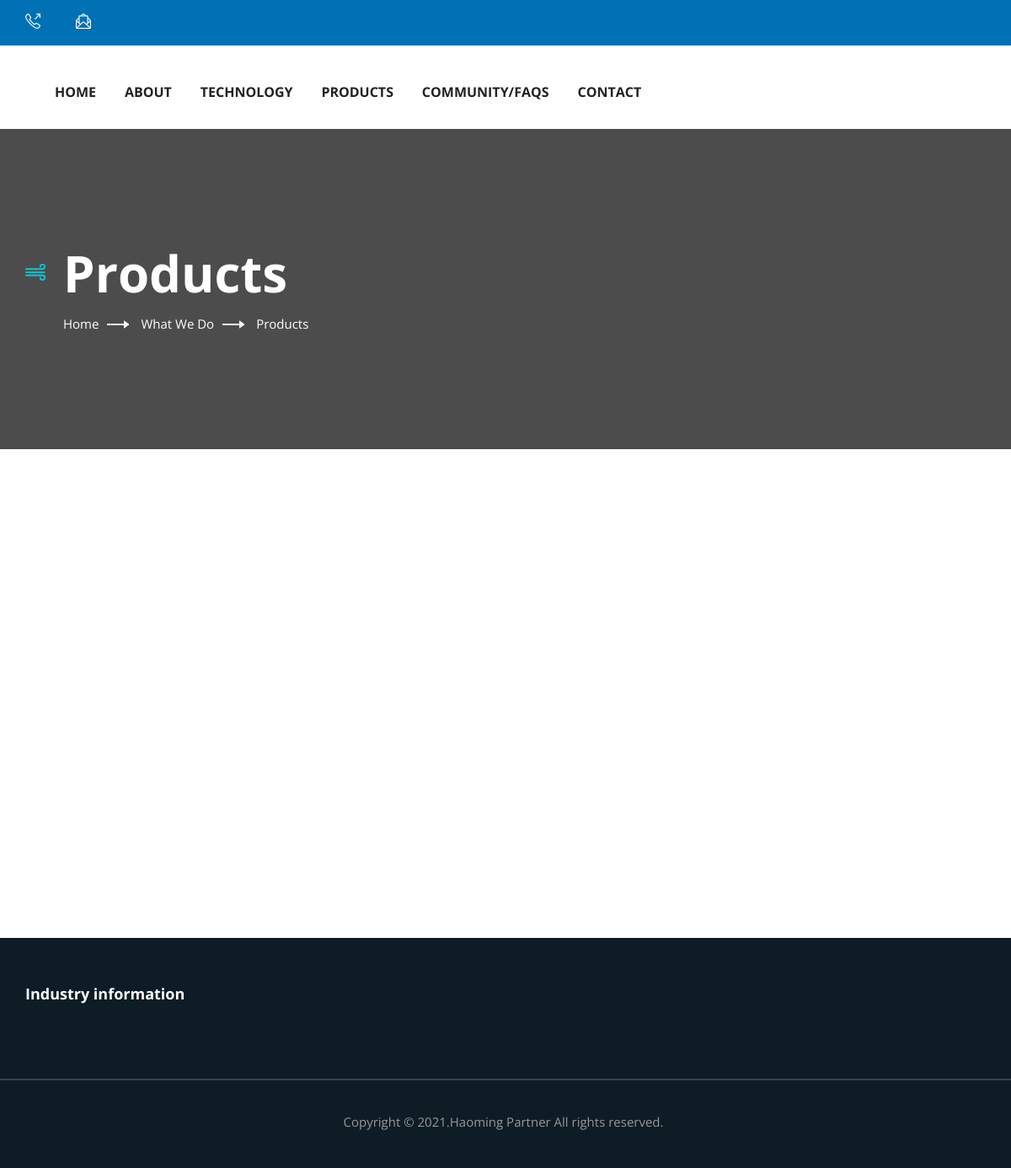
Before: /products/ with the older database file.
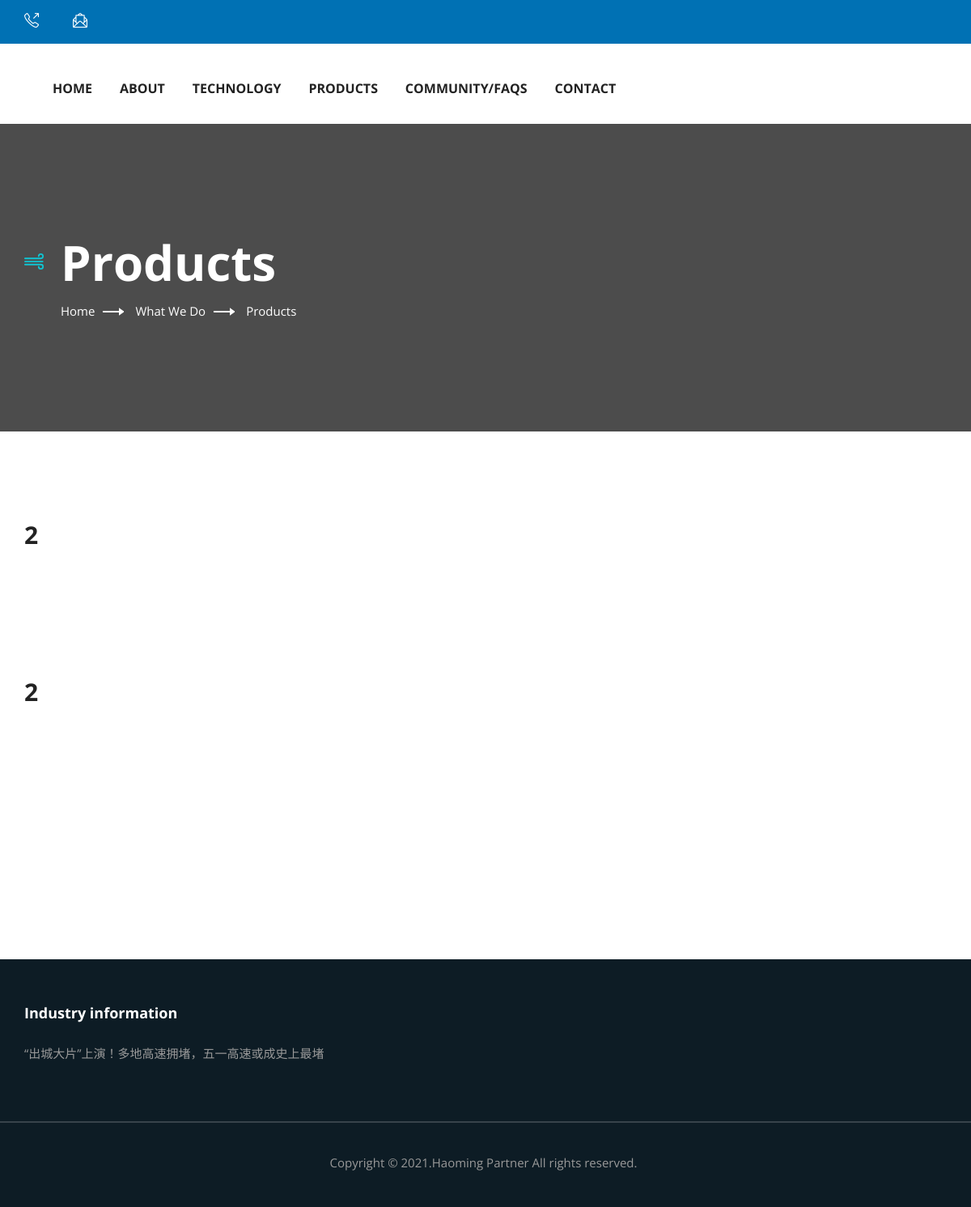
After: the same page with the newer database file.
### web/models.py (models this page shows, shortened)
class ProductsPage(models.Model):
    text1 = models.CharField("文本1", max_length=30)
    img1 = ProcessedImageField(
        upload_to='Image/product',
        processors=[ResizeToFill(550, 350)],
        format='JPEG',
        options={'quality': 90},
        verbose_name="图片1"
    )
    img2 = ProcessedImageField(
        upload_to='Image/product',
        processors=[ResizeToFill(550, 350)],
        format='JPEG',
        options={'quality': 90},
        verbose_name="图片2"
    )
    img3 = ProcessedImageField(
        upload_to='Image/product',
        processors=[ResizeToFill(550, 350)],
        format='JPEG',
        options={'quality': 90},
        verbose_name="图片3"
    )
    img4 = ProcessedImageField(
        upload_to='Image/product',
        processors=[ResizeToFill(550, 350)],
        format='JPEG',
        options={'quality': 90},
        verbose_name="图片4"
    )
    text2 = models.CharField("文本1", max_length=30)
    img5 = ProcessedImageField(
        upload_to='Image/product',
        processors=[ResizeToFill(550, 350)],
        format='JPEG',
        options={'quality': 90},
        verbose_name="图片1"
    )
    img6 = ProcessedImageField(
        upload_to='Image/product',
        processors=[ResizeToFill(550, 350)],
        format='JPEG',
        options={'quality': 90},
        verbose_name="图片2"
    )
    img7 = ProcessedImageField(
        upload_to='Image/product',
        processors=[ResizeToFill(550, 350)],
        format='JPEG',
        options={'quality': 90},
        verbose_name="图片3"
    )
    img8 = ProcessedImageField(
        upload_to='Image/product',
        processors=[ResizeToFill(550, 350)],
        format='JPEG',
        options={'quality': 90},
        verbose_name="图片4"
    )
    class Meta:
        verbose_name = 'products'
        verbose_name_plural = 'products'

class Blog(models.Model):
    title = models.CharField("标题", max_length=100, unique=False)
    files = models.FileField(upload_to="File")
    introduction = models.CharField("简介", max_length=300)
    add_date = models.DateTimeField('保存日期', default=timezone.now)
    mod_date = models.DateTimeField('最后修改日期', auto_now=True)
    def __str__(self):
        return self.title
    class Meta:
        verbose_name = 'COMMUNITY/FAQS'
        verbose_name_plural = 'COMMUNITY/FAQS'

### web/views.py (the view)
# urls.py: path('products/', views.products, name='about'),
def products(request):
    data = ProductsPage.objects.first()
    return render(request, 'products.html', {"data": data})

### web/models.py (called while the page is built)
    def __str__(self):
        return self.SettingName

### web/templatetags/index_tags.py (called while the page is built)
@register.simple_tag
def get_news4_tag():
    news4 = Blog.objects.order_by('-id')[:list_count]
    print("news4", news4)
    return news4

@register.simple_tag
def get_settings():
    print(settings.WEBSETTING_INDEX)
    set = WebSetting.objects.filter(id=settings.WEBSETTING_INDEX).first()
    print(set)
    return set

### web/templates/products.html (shortened to what this page needs)
{% extends "base.html" %}
{% load static %}
{% block content %}
<section id="breadcrumb" class="breadcrumb-section position-relative" data-background="{% static 'assets/img/background/bcbg.jpg' %}">
    <div class="background_overlay"></div>
    <div class="container">
        <div class="breadcrumb-content headline">
            <h2 class="breadcrumb-title">Products</h2>
            <div class="breadcrumb_item ul-li">
                <ul class="breadcrumb">
                    <li class="breadcrumb-item"><a href="#">Home</a></li>
                    <li class="breadcrumb-item"><a href="#">What We Do</a></li>
                    <li class="breadcrumb-item active">Products</li>
                </ul>
            </div>
        </div>
    </div>
</section>
<section id="service-details" class="service-details-section">
    <div class="container">
        <div class="row">
            <div class="col-lg-12 col-md-12">
                <div class="service-single-content">
                    <h4>{{ data.text1 }}</h4>
                    <div class="row">
                        <div class="col-md-6">
                        </div>
                        <div class="col-md-6">
                        </div>
                        <br/>
                    </div>
                    <br/>
                    <div class="row">
                        <div class="col-md-6">
                        </div>
                        <div class="col-md-6">
                        </div>
                    </div>
                    <br/><br/>
                    <h4>{{ data.text2 }}</h4>
                    <div class="row">
                        <div class="col-md-6">
                        </div>
                        <div class="col-md-6">
                        </div>
                    </div>
                    <br/>
                    <div class="row">
                        <div class="col-md-6">
                        </div>
                        <div class="col-md-6">
                        </div>
                    </div>
                </div>
            </div>
        </div>
    </div>
</section>
{% endblock content %}

### web/templates/base.html (shortened to what this page needs)
{% load static %}
{% load index_tags %}
{% get_news4_tag as news4 %}
{% get_settings as settings %}
<!DOCTYPE html>
<html lang="en">
<head>
    <link rel="stylesheet" href="{% static 'assets/css/owl.carousel.css' %}">
    <link rel="stylesheet" href="{% static 'assets/css/fontawesome-all.css' %}">
    <link rel="stylesheet" href="{% static 'assets/css/simple-line-icons.css' %}">
    <link rel="stylesheet" href="{% static 'assets/css/animate.css' %}">
    <link rel="stylesheet" href="{% static 'assets/css/flaticon.css' %}">
    <link rel="stylesheet" href="{% static 'assets/css/bootstrap.min.css' %}">
    <link rel="stylesheet" href="{% static 'assets/css/video.min.css' %}">
    <link rel="stylesheet" href="{% static 'assets/css/lightbox.css' %}">
    <link rel="stylesheet" href="{% static 'assets/css/style.css' %}">
</head>
<body>
<header id="header_id" class="main_header header_style_one">
    <div class="header_top">
        <div class="container">
            <div class="row">
                <div class="col-md-6">
                    <div class="header_top_contact ul-li clearfix">
                        <ul>
                            <li><i class="icon-call-out"></i>{{ settings.phone }}</li>
                            <li><i class="icon-envelope-letter"></i>
                            </li>
                        </ul>
                    </div>
                </div>
            </div>
        </div>
    </div>
    <div class="site-main-menu clearfix">
        <div class="container">
            <nav class="main_navigation desktop-menu ul-li">
                <ul id="main-nav" class="navbar-nav text-uppercase clearfix">
                    <li><a href="/">Home</a></li>
                    <li><a href="/about/">About</a></li>
                    <li><a href="/technology/">Technology</a></li>
                    <li><a href="/products/">Products</a></li>
                    <li><a href="/news/">COMMUNITY/FAQS</a></li>
                    <li><a href="/contact/">Contact</a></li>
                </ul>
            </nav>
        </div>
    </div>
</header>
{% block content %}
{% endblock content %}
<footer id="footer-id" class="footer-section">
    <div class="footer-content">
        <div class="container">
            <br/><br/>
            <div class="footer-widget-area">
                <div class="row">
                    <div class="col-lg-6 col-md-6">
                        <div class="footer-widget-item pera-content">
                            <div class="footer-menu-widget ul-li-block">
                                <h3 class="el-widget-title"><a href="/news/">Industry information</a></h3>
                                <ul>
                                    {% for i in news4 %}
                                        <li><a href="/news/detail/{{ i.id }}">{{ i.title }}</a></li>
                                    {% endfor %}
                                </ul>
                            </div>
                        </div>
                    </div>
                </div>
            </div>
        </div>
    </div>
    <div class="footer-copyright-text text-center">
        <p>Copyright &copy; 2021.Haoming Partner All rights reserved.</p>
    </div>
</footer>
</body>
</html>

Changed rows visible on the page:
added ProductsPage: text1 "2", text2 "2"
added Blog: title "“出城大片”上演！多地高速拥堵，五一高速或成史上最堵"
